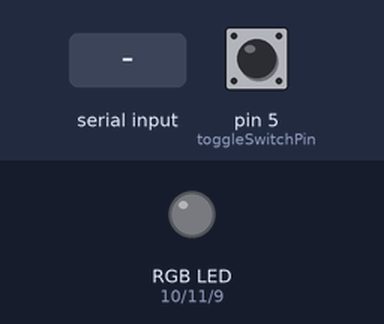
A sketch run on a simulated Arduino Uno, built with avr-gcc and run on an emulated ATmega328P. Parts: an RGB LED mixed from three pins (HIGH = lit). Inputs (shaded band) come from the test bench; at power-on: pin 5 (toggleSwitchPin) HIGH. Dim RGB values are drawn brighter than linear; what the sketch prints to the serial monitor is not drawn.

Above: at 1.2 s.
1.3 s: "90,45,200\n" received over Serial
At 3.6 s:
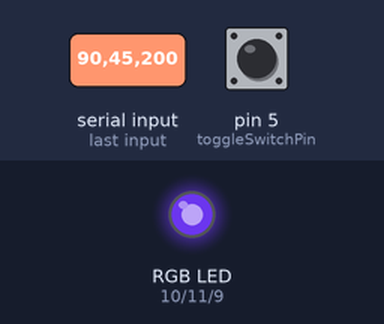
3.9 s: "30,150,10\n" received over Serial
At 5.5 s:
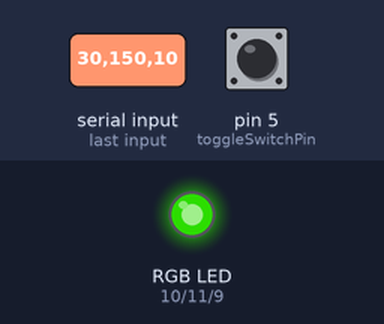
6.5 s: "90,45\n" received over Serial
At 7.9 s:
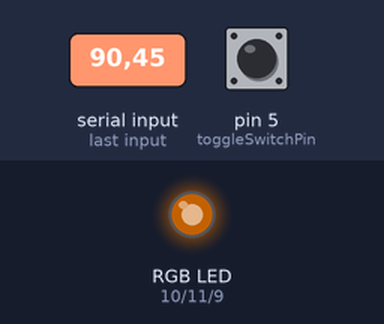
9.1 s: "5\n" received over Serial
At 10.8 s:
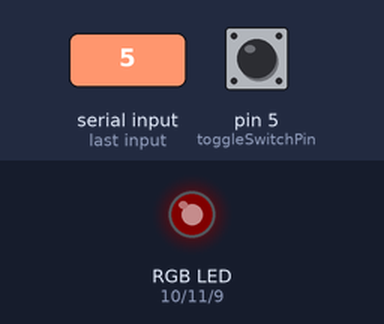
11.7 s: "90\n" received over Serial
At 13.2 s:
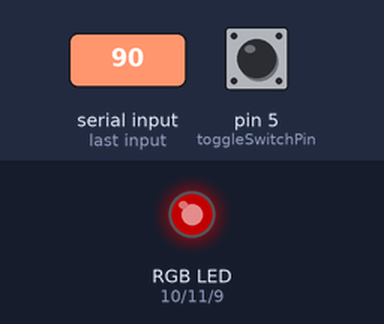
14.3 s: "200\n" received over Serial
At 16.0 s:
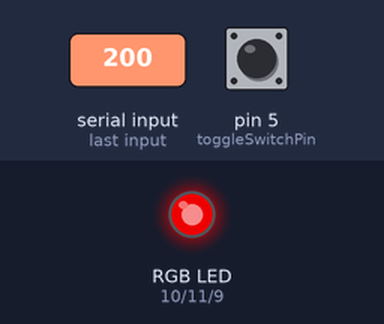
Timing chart, 0 to 17.5 s (numbered marks = the images above; inputs shaded):
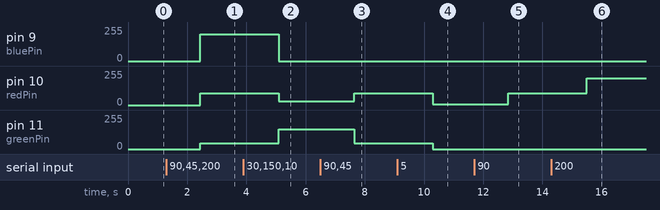

Measured:
- after the input at 1.3 s, pin 9 (bluePin): 0/255 → 200/255 after 1.1 s; pin 10 (redPin): 0/255 → 90/255 after 1.1 s; pin 11 (greenPin): 0/255 → 45/255 after 1.1 s
- after the input at 3.9 s, pin 9 (bluePin): 200/255 → 0/255 after 1.2 s; pin 10 (redPin): 90/255 → 30/255 after 1.2 s; pin 11 (greenPin): 45/255 → 150/255 after 1.2 s
- after the input at 6.5 s, pin 10 (redPin): 30/255 → 90/255 after 1.1 s; pin 11 (greenPin): 150/255 → 45/255 after 1.1 s
- after the input at 9.1 s, pin 10 (redPin): 90/255 → 5/255 after 1.2 s; pin 11 (greenPin): 45/255 → 0/255 after 1.2 s
- after the input at 11.7 s, pin 10 (redPin): 5/255 → 90/255 after 1.1 s
- after the input at 14.3 s, pin 10 (redPin): 90/255 → 200/255 after 1.2 s

The sketch:

commV1.ino
```cpp
//int led = 13;
int greenPin = 11;
int redPin = 10;
int bluePin =9;
int counter = 0;
//byte RGB[3];
String RGB;
//int RGB[3];
char data;
int toggleSwitchPin = 5;
bool toggleSwitchStatus;
void setup() {

Serial.begin(9600);
//pinMode(led,OUTPUT);
pinMode(toggleSwitchPin,INPUT_PULLUP);
pinMode(greenPin,OUTPUT);
pinMode(redPin,OUTPUT);
pinMode(bluePin,OUTPUT);
toggleSwitchStatus = LOW;

}

void loop() {


// Get/Set colors


if (Serial.available()){
    // Receive Commands
   RGB = Serial.readString();

    }

  delay(100);

//sendBack received string (mostly used for troubleshooting)

//  for (int i = 0; i < RGB.length(); i++)
//   {
//     Serial.write(RGB[i]);   // Push each char 1 by 1 on each loop pass
//   }

  delay(10);

// convert received string to bytes
  String red;
  red += RGB[0];
  red += RGB[1];
  red += RGB[2];
  int redInt = red.toInt();

  String green;
  green += RGB[3];
  green += RGB[4];
  green += RGB[5];
  int greenInt = green.toInt();

  String blue;
  blue += RGB[6];
  blue += RGB[7];
  blue += RGB[8];
  int blueInt = blue.toInt();

  analogWrite(redPin,redInt);
  analogWrite(greenPin,greenInt);
  analogWrite(bluePin,blueInt);


  //Read pysical user input toggle switch

toggleSwitchStatus = digitalRead(toggleSwitchPin);

  if(toggleSwitchStatus == HIGH)
    {
      Serial.write('U'); // Unlocked game files
    }
 else
    {
      Serial.write('L'); // Locked game files
    }

  }
```
